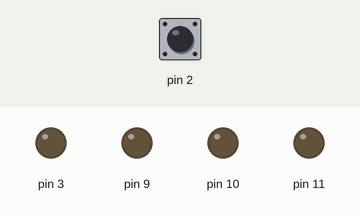
Recording of a sketch running on a simulated Arduino Uno, built with avr-gcc and run on an emulated ATmega328P. On the bench: output pins drawn as LEDs (lit = HIGH). Dashed ring = blinking. Inputs (shaded band) come from the test bench; at power-on: pin 2 LOW. Random numbers use the default seed unless the sketch sets one.

Above: at 1.2 s.
1.3 s: pin 2 pulsed HIGH 5 times (0.12 s each, 0.3 s apart)
At 1.57 s:
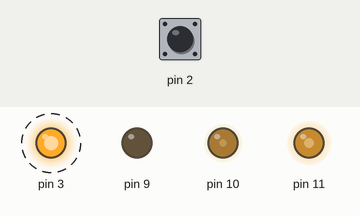
At 3.9 s:
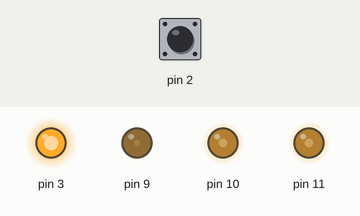
4.3 s: pin 2 pulsed HIGH 2 times (0.12 s each, 0.3 s apart)
At 5.7 s:
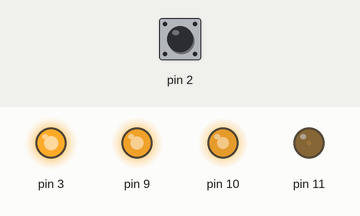
Timing chart, 0 to 7.3 s (numbered marks = the images above; inputs shaded):
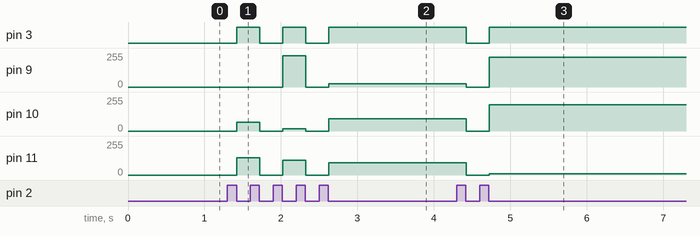

The sketch:

Arduino_Maker_04-1.ino
```cpp
int flag;

void setup() {
  // put your setup code here, to run once:
  pinMode(3,OUTPUT);
  pinMode(2,INPUT);
  randomSeed(analogRead(A0));
}

void loop() {
  // put your main code here, to run repeatedly:
  int value = digitalRead(2);
  if (value == HIGH)
  {
    if(flag == 0) flag=1;
  }
  else
  {
    if(flag==1)
    {
      int ledstatus=digitalRead(3);
      if(ledstatus==HIGH)
      {
        digitalWrite(3, LOW);
        analogWrite(9,0);
        analogWrite(10,0);
        analogWrite(11,0);
      }
      else
      {
        digitalWrite(3, HIGH);
        analogWrite(9,random(256));
        analogWrite(10,random(256));
        analogWrite(11,random(256));
      }
      flag=0;
    }
  }
  delay(10);
}
```

Measured:
- after the input at 1.3 s, pin 3: alternates HIGH for 0.30 s and LOW for 0.30 s, 5 changes in all, then stays HIGH, starting after 0.12 s; pin 9: 0/255 → 234/255 after 0.72 s, → 0/255 0.30 s later, → 24/255 0.30 s later
- after the input at 4.3 s, pin 3: HIGH → LOW after 0.13 s, → HIGH 0.30 s later; pin 9: 24/255 → 0/255 after 0.13 s, → 222/255 0.30 s later; pin 10: 91/255 → 0/255 after 0.13 s, → 196/255 0.30 s later; pin 11: 91/255 → 0/255 after 0.13 s, → 9/255 0.30 s later
